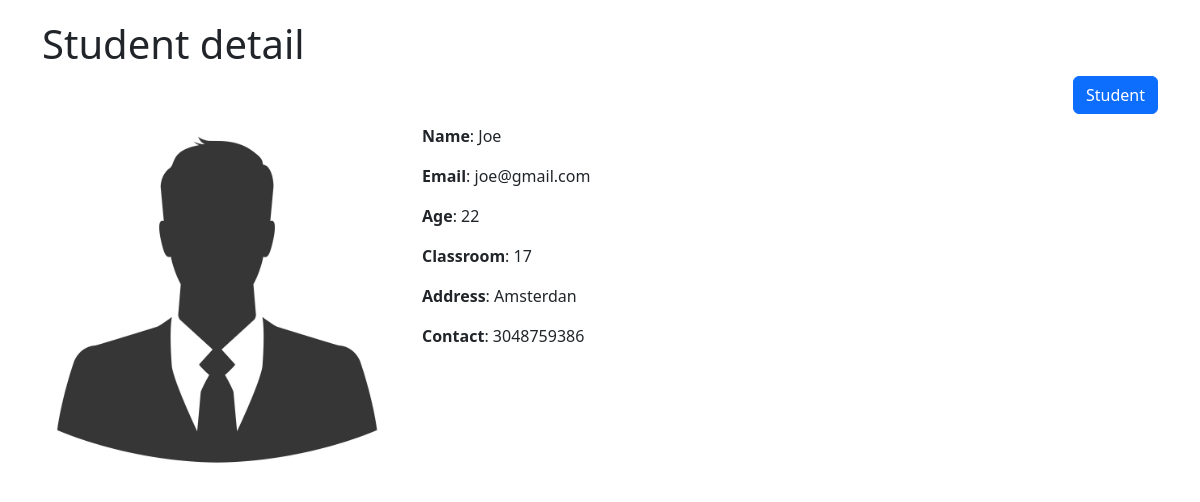
/student/15, run on the app's committed database.
### CRUD/models.py (models this page shows, shortened)
class Student(models.Model):
    name = models.CharField(max_length=20)
    email = models.EmailField()
    age = models.IntegerField()
    classroom = models.ForeignKey(ClassRoom, on_delete = models.CASCADE,
                                  related_name="classroom_students")

class StudentProfile(models.Model):
    student = models.OneToOneField(Student, on_delete=models.CASCADE)
    profile_picture = models.FileField(null=True, blank=True,
                                       upload_to="profile_pictures")
    address = models.CharField(max_length=20)
    contact = models.CharField(max_length=20)

class ClassRoom(models.Model):
    name = models.CharField(max_length=20)

### CRUD/views.py (the view)
# urls.py: path("student/<int:id>", student_detail, name="student_detail"),
def student_detail(request, id):
    student = Student.objects.get(id=id)
    return render(request, template_name="CRUD/student_detail.html", context={"title":"Student detail", "student": student})

### CRUD/templates/CRUD/student_detail.html
{% extends 'CRUD/base.html' %}
{% load static %}
{% block content %}
    <h1>{{title}}</h1>
        <a class="btn btn-primary" style="float: right;" href = "{% url 'crud_student' %}">Student</a>
    <br><br>
    <div class="row">
    <div class="col-md-4">
        {% if student.studentprofile.profile_picture %}
            <img src="{{student.studentprofile.profile_picture.url}}"style="height: 350px; width=100px">
        {% else %}
            <img src="{% static 'CRUD/default_pp.jpeg'%}"style="height: 350px; width=100px">
        {% endif %}
    </div>
    <div class="col-md-8">
        <p><b>Name</b>: {{student.name}}</p>
        <p><b>Email</b>: {{student.email}}</p>
        <p><b>Age</b>: {{student.age}}</p>
        <p><b>Classroom</b>: {{student.classroom.name}}</p>
        {% if student.studentprofile %}
            <p><b>Address</b>: {{student.studentprofile.address}}</p>
            <p><b>Contact</b>: {{student.studentprofile.contact}}</p>
        {% else %}
        <p><b>Address</b>:N/A</p>
        <p><b>Contact</b>:N/A</p>
        {% endif %}
    </div>
</div>
{% endblock %}

### data on the page
Student: studentprofile.profile_picture (placeholder picture), name "Joe", email "joe@gmail.com", age "22", classroom.name "17", studentprofile.address "Amsterdan", studentprofile.contact "3048759386"

### other printed values
{{ title }} "Student detail"
